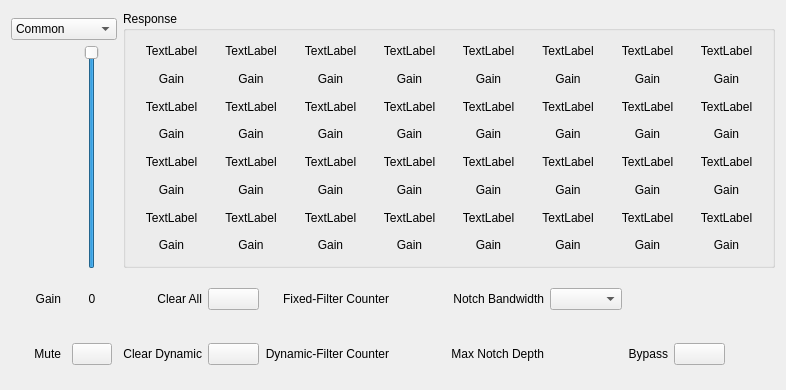
<?xml version="1.0" encoding="UTF-8"?>
<ui version="4.0">
 <class>CfgSettingNFC_FangTu</class>
 <widget class="QWidget" name="CfgSettingNFC_FangTu">
  <property name="geometry">
   <rect>
    <x>0</x>
    <y>0</y>
    <width>786</width>
    <height>390</height>
   </rect>
  </property>
  <property name="windowTitle">
   <string>Form</string>
  </property>
  <layout class="QHBoxLayout" name="horizontalLayout">
   <item>
    <layout class="QGridLayout" name="gridLayout">
     <property name="leftMargin">
      <number>0</number>
     </property>
     <property name="topMargin">
      <number>7</number>
     </property>
     <property name="rightMargin">
      <number>0</number>
     </property>
     <property name="bottomMargin">
      <number>0</number>
     </property>
     <property name="verticalSpacing">
      <number>5</number>
     </property>
     <item row="0" column="0" colspan="2">
      <widget class="QComboBox" name="outmode">
       <item>
        <property name="text">
         <string>Common</string>
        </property>
       </item>
       <item>
        <property name="text">
         <string>Bypass</string>
        </property>
       </item>
       <item>
        <property name="text">
         <string>Mute</string>
        </property>
       </item>
      </widget>
     </item>
     <item row="2" column="1" alignment="Qt::AlignHCenter">
      <widget class="QSlider" name="outgain">
       <property name="minimum">
        <number>-100</number>
       </property>
       <property name="maximum">
        <number>0</number>
       </property>
       <property name="orientation">
        <enum>Qt::Vertical</enum>
       </property>
      </widget>
     </item>
     <item row="4" column="0">
      <widget class="QLabel" name="label">
       <property name="minimumSize">
        <size>
         <width>50</width>
         <height>50</height>
        </size>
       </property>
       <property name="maximumSize">
        <size>
         <width>50</width>
         <height>50</height>
        </size>
       </property>
       <property name="text">
        <string>Gain</string>
       </property>
       <property name="alignment">
        <set>Qt::AlignRight|Qt::AlignTrailing|Qt::AlignVCenter</set>
       </property>
      </widget>
     </item>
     <item row="5" column="1" alignment="Qt::AlignHCenter">
      <widget class="QPushButton" name="pushButton_Mute">
       <property name="text">
        <string/>
       </property>
       <property name="checkable">
        <bool>true</bool>
       </property>
      </widget>
     </item>
     <item row="4" column="1" alignment="Qt::AlignHCenter|Qt::AlignVCenter">
      <widget class="QLabel" name="outgain_label">
       <property name="minimumSize">
        <size>
         <width>50</width>
         <height>18</height>
        </size>
       </property>
       <property name="maximumSize">
        <size>
         <width>50</width>
         <height>18</height>
        </size>
       </property>
       <property name="text">
        <string>0</string>
       </property>
       <property name="alignment">
        <set>Qt::AlignCenter</set>
       </property>
      </widget>
     </item>
     <item row="5" column="0">
      <widget class="QLabel" name="label_10">
       <property name="minimumSize">
        <size>
         <width>50</width>
         <height>50</height>
        </size>
       </property>
       <property name="maximumSize">
        <size>
         <width>50</width>
         <height>50</height>
        </size>
       </property>
       <property name="text">
        <string>Mute</string>
       </property>
       <property name="alignment">
        <set>Qt::AlignRight|Qt::AlignTrailing|Qt::AlignVCenter</set>
       </property>
      </widget>
     </item>
    </layout>
   </item>
   <item>
    <layout class="QVBoxLayout" name="verticalLayout">
     <item>
      <widget class="QGroupBox" name="groupBox">
       <property name="title">
        <string>Response</string>
       </property>
       <layout class="QGridLayout" name="gridLayout_3">
        <item row="0" column="0">
         <widget class="QLabel" name="label_How_1">
          <property name="text">
           <string>TextLabel</string>
          </property>
          <property name="alignment">
           <set>Qt::AlignCenter</set>
          </property>
         </widget>
        </item>
        <item row="0" column="1">
         <widget class="QLabel" name="label_How_2">
          <property name="text">
           <string>TextLabel</string>
          </property>
          <property name="alignment">
           <set>Qt::AlignCenter</set>
          </property>
         </widget>
        </item>
        <item row="0" column="2">
         <widget class="QLabel" name="label_How_3">
          <property name="text">
           <string>TextLabel</string>
          </property>
          <property name="alignment">
           <set>Qt::AlignCenter</set>
          </property>
         </widget>
        </item>
        <item row="0" column="3">
         <widget class="QLabel" name="label_How_4">
          <property name="text">
           <string>TextLabel</string>
          </property>
          <property name="alignment">
           <set>Qt::AlignCenter</set>
          </property>
         </widget>
        </item>
        <item row="0" column="4">
         <widget class="QLabel" name="label_How_5">
          <property name="text">
           <string>TextLabel</string>
          </property>
          <property name="alignment">
           <set>Qt::AlignCenter</set>
          </property>
         </widget>
        </item>
        <item row="0" column="5">
         <widget class="QLabel" name="label_How_6">
          <property name="text">
           <string>TextLabel</string>
          </property>
          <property name="alignment">
           <set>Qt::AlignCenter</set>
          </property>
         </widget>
        </item>
        <item row="0" column="6">
         <widget class="QLabel" name="label_How_7">
          <property name="text">
           <string>TextLabel</string>
          </property>
          <property name="alignment">
           <set>Qt::AlignCenter</set>
          </property>
         </widget>
        </item>
        <item row="0" column="7">
         <widget class="QLabel" name="label_How_8">
          <property name="text">
           <string>TextLabel</string>
          </property>
          <property name="alignment">
           <set>Qt::AlignCenter</set>
          </property>
         </widget>
        </item>
        <item row="1" column="0">
         <widget class="QLabel" name="label_Depth_1">
          <property name="text">
           <string>Gain</string>
          </property>
          <property name="alignment">
           <set>Qt::AlignCenter</set>
          </property>
         </widget>
        </item>
        <item row="1" column="1">
         <widget class="QLabel" name="label_Depth_2">
          <property name="text">
           <string>Gain</string>
          </property>
          <property name="alignment">
           <set>Qt::AlignCenter</set>
          </property>
         </widget>
        </item>
        <item row="1" column="2">
         <widget class="QLabel" name="label_Depth_3">
          <property name="text">
           <string>Gain</string>
          </property>
          <property name="alignment">
           <set>Qt::AlignCenter</set>
          </property>
         </widget>
        </item>
        <item row="1" column="3">
         <widget class="QLabel" name="label_Depth_4">
          <property name="text">
           <string>Gain</string>
          </property>
          <property name="alignment">
           <set>Qt::AlignCenter</set>
          </property>
         </widget>
        </item>
        <item row="1" column="4">
         <widget class="QLabel" name="label_Depth_5">
          <property name="text">
           <string>Gain</string>
          </property>
          <property name="alignment">
           <set>Qt::AlignCenter</set>
          </property>
         </widget>
        </item>
        <item row="1" column="5">
         <widget class="QLabel" name="label_Depth_6">
          <property name="text">
           <string>Gain</string>
          </property>
          <property name="alignment">
           <set>Qt::AlignCenter</set>
          </property>
         </widget>
        </item>
        <item row="1" column="6">
         <widget class="QLabel" name="label_Depth_7">
          <property name="text">
           <string>Gain</string>
          </property>
          <property name="alignment">
           <set>Qt::AlignCenter</set>
          </property>
         </widget>
        </item>
        <item row="1" column="7">
         <widget class="QLabel" name="label_Depth_8">
          <property name="text">
           <string>Gain</string>
          </property>
          <property name="alignment">
           <set>Qt::AlignCenter</set>
          </property>
         </widget>
        </item>
        <item row="2" column="0">
         <widget class="QLabel" name="label_How_9">
          <property name="text">
           <string>TextLabel</string>
          </property>
          <property name="alignment">
           <set>Qt::AlignCenter</set>
          </property>
         </widget>
        </item>
        <item row="2" column="1">
         <widget class="QLabel" name="label_How_10">
          <property name="text">
           <string>TextLabel</string>
          </property>
          <property name="alignment">
           <set>Qt::AlignCenter</set>
          </property>
         </widget>
        </item>
        <item row="2" column="2">
         <widget class="QLabel" name="label_How_11">
          <property name="text">
           <string>TextLabel</string>
          </property>
          <property name="alignment">
           <set>Qt::AlignCenter</set>
          </property>
         </widget>
        </item>
        <item row="2" column="3">
         <widget class="QLabel" name="label_How_12">
          <property name="text">
           <string>TextLabel</string>
          </property>
          <property name="alignment">
           <set>Qt::AlignCenter</set>
          </property>
         </widget>
        </item>
        <item row="2" column="4">
         <widget class="QLabel" name="label_How_13">
          <property name="text">
           <string>TextLabel</string>
          </property>
          <property name="alignment">
           <set>Qt::AlignCenter</set>
          </property>
         </widget>
        </item>
        <item row="2" column="5">
         <widget class="QLabel" name="label_How_14">
          <property name="text">
           <string>TextLabel</string>
          </property>
          <property name="alignment">
           <set>Qt::AlignCenter</set>
          </property>
         </widget>
        </item>
        <item row="2" column="6">
         <widget class="QLabel" name="label_How_15">
          <property name="text">
           <string>TextLabel</string>
          </property>
          <property name="alignment">
           <set>Qt::AlignCenter</set>
          </property>
         </widget>
        </item>
        <item row="2" column="7">
         <widget class="QLabel" name="label_How_16">
          <property name="text">
           <string>TextLabel</string>
          </property>
          <property name="alignment">
           <set>Qt::AlignCenter</set>
          </property>
         </widget>
        </item>
        <item row="3" column="0">
         <widget class="QLabel" name="label_Depth_9">
          <property name="text">
           <string>Gain</string>
          </property>
          <property name="alignment">
           <set>Qt::AlignCenter</set>
          </property>
         </widget>
        </item>
        <item row="3" column="1">
         <widget class="QLabel" name="label_Depth_10">
          <property name="text">
           <string>Gain</string>
          </property>
          <property name="alignment">
           <set>Qt::AlignCenter</set>
          </property>
         </widget>
        </item>
        <item row="3" column="2">
         <widget class="QLabel" name="label_Depth_11">
          <property name="text">
           <string>Gain</string>
          </property>
          <property name="alignment">
           <set>Qt::AlignCenter</set>
          </property>
         </widget>
        </item>
        <item row="3" column="3">
         <widget class="QLabel" name="label_Depth_12">
          <property name="text">
           <string>Gain</string>
          </property>
          <property name="alignment">
           <set>Qt::AlignCenter</set>
          </property>
         </widget>
        </item>
        <item row="3" column="4">
         <widget class="QLabel" name="label_Depth_13">
          <property name="text">
           <string>Gain</string>
          </property>
          <property name="alignment">
           <set>Qt::AlignCenter</set>
          </property>
         </widget>
        </item>
        <item row="3" column="5">
         <widget class="QLabel" name="label_Depth_14">
          <property name="text">
           <string>Gain</string>
          </property>
          <property name="alignment">
           <set>Qt::AlignCenter</set>
          </property>
         </widget>
        </item>
        <item row="3" column="6">
         <widget class="QLabel" name="label_Depth_15">
          <property name="text">
           <string>Gain</string>
          </property>
          <property name="alignment">
           <set>Qt::AlignCenter</set>
          </property>
         </widget>
        </item>
        <item row="3" column="7">
         <widget class="QLabel" name="label_Depth_16">
          <property name="text">
           <string>Gain</string>
          </property>
          <property name="alignment">
           <set>Qt::AlignCenter</set>
          </property>
         </widget>
        </item>
        <item row="4" column="0">
         <widget class="QLabel" name="label_How_17">
          <property name="text">
           <string>TextLabel</string>
          </property>
          <property name="alignment">
           <set>Qt::AlignCenter</set>
          </property>
         </widget>
        </item>
        <item row="4" column="1">
         <widget class="QLabel" name="label_How_18">
          <property name="text">
           <string>TextLabel</string>
          </property>
          <property name="alignment">
           <set>Qt::AlignCenter</set>
          </property>
         </widget>
        </item>
        <item row="4" column="2">
         <widget class="QLabel" name="label_How_19">
          <property name="text">
           <string>TextLabel</string>
          </property>
          <property name="alignment">
           <set>Qt::AlignCenter</set>
          </property>
         </widget>
        </item>
        <item row="4" column="3">
         <widget class="QLabel" name="label_How_20">
          <property name="text">
           <string>TextLabel</string>
          </property>
          <property name="alignment">
           <set>Qt::AlignCenter</set>
          </property>
         </widget>
        </item>
        <item row="4" column="4">
         <widget class="QLabel" name="label_How_21">
          <property name="text">
           <string>TextLabel</string>
          </property>
          <property name="alignment">
           <set>Qt::AlignCenter</set>
          </property>
         </widget>
        </item>
        <item row="4" column="5">
         <widget class="QLabel" name="label_How_22">
          <property name="text">
           <string>TextLabel</string>
          </property>
          <property name="alignment">
           <set>Qt::AlignCenter</set>
          </property>
         </widget>
        </item>
        <item row="4" column="6">
         <widget class="QLabel" name="label_How_23">
          <property name="text">
           <string>TextLabel</string>
          </property>
          <property name="alignment">
           <set>Qt::AlignCenter</set>
          </property>
         </widget>
        </item>
        <item row="4" column="7">
         <widget class="QLabel" name="label_How_24">
          <property name="text">
           <string>TextLabel</string>
          </property>
          <property name="alignment">
           <set>Qt::AlignCenter</set>
          </property>
         </widget>
        </item>
        <item row="5" column="0">
         <widget class="QLabel" name="label_Depth_17">
          <property name="text">
           <string>Gain</string>
          </property>
          <property name="alignment">
           <set>Qt::AlignCenter</set>
          </property>
         </widget>
        </item>
        <item row="5" column="1">
         <widget class="QLabel" name="label_Depth_18">
          <property name="text">
           <string>Gain</string>
          </property>
          <property name="alignment">
           <set>Qt::AlignCenter</set>
          </property>
         </widget>
        </item>
        <item row="5" column="2">
         <widget class="QLabel" name="label_Depth_19">
          <property name="text">
           <string>Gain</string>
          </property>
          <property name="alignment">
           <set>Qt::AlignCenter</set>
          </property>
         </widget>
        </item>
        <item row="5" column="3">
         <widget class="QLabel" name="label_Depth_20">
          <property name="text">
           <string>Gain</string>
          </property>
          <property name="alignment">
           <set>Qt::AlignCenter</set>
          </property>
         </widget>
        </item>
        <item row="5" column="4">
         <widget class="QLabel" name="label_Depth_21">
          <property name="text">
           <string>Gain</string>
          </property>
          <property name="alignment">
           <set>Qt::AlignCenter</set>
          </property>
         </widget>
        </item>
        <item row="5" column="5">
         <widget class="QLabel" name="label_Depth_22">
          <property name="text">
           <string>Gain</string>
          </property>
          <property name="alignment">
           <set>Qt::AlignCenter</set>
          </property>
         </widget>
        </item>
        <item row="5" column="6">
         <widget class="QLabel" name="label_Depth_23">
          <property name="text">
           <string>Gain</string>
          </property>
          <property name="alignment">
           <set>Qt::AlignCenter</set>
          </property>
         </widget>
        </item>
        <item row="5" column="7">
         <widget class="QLabel" name="label_Depth_24">
          <property name="text">
           <string>Gain</string>
          </property>
          <property name="alignment">
           <set>Qt::AlignCenter</set>
          </property>
         </widget>
        </item>
        <item row="6" column="0">
         <widget class="QLabel" name="label_How_25">
          <property name="text">
           <string>TextLabel</string>
          </property>
          <property name="alignment">
           <set>Qt::AlignCenter</set>
          </property>
         </widget>
        </item>
        <item row="6" column="1">
         <widget class="QLabel" name="label_How_26">
          <property name="text">
           <string>TextLabel</string>
          </property>
          <property name="alignment">
           <set>Qt::AlignCenter</set>
          </property>
         </widget>
        </item>
        <item row="6" column="2">
         <widget class="QLabel" name="label_How_27">
          <property name="text">
           <string>TextLabel</string>
          </property>
          <property name="alignment">
           <set>Qt::AlignCenter</set>
          </property>
         </widget>
        </item>
        <item row="6" column="3">
         <widget class="QLabel" name="label_How_28">
          <property name="text">
           <string>TextLabel</string>
          </property>
          <property name="alignment">
           <set>Qt::AlignCenter</set>
          </property>
         </widget>
        </item>
        <item row="6" column="4">
         <widget class="QLabel" name="label_How_29">
          <property name="text">
           <string>TextLabel</string>
          </property>
          <property name="alignment">
           <set>Qt::AlignCenter</set>
          </property>
         </widget>
        </item>
        <item row="6" column="5">
         <widget class="QLabel" name="label_How_30">
          <property name="text">
           <string>TextLabel</string>
          </property>
          <property name="alignment">
           <set>Qt::AlignCenter</set>
          </property>
         </widget>
        </item>
        <item row="6" column="6">
         <widget class="QLabel" name="label_How_31">
          <property name="text">
           <string>TextLabel</string>
          </property>
          <property name="alignment">
           <set>Qt::AlignCenter</set>
          </property>
         </widget>
        </item>
        <item row="6" column="7">
         <widget class="QLabel" name="label_How_32">
          <property name="text">
           <string>TextLabel</string>
          </property>
          <property name="alignment">
           <set>Qt::AlignCenter</set>
          </property>
         </widget>
        </item>
        <item row="7" column="0">
         <widget class="QLabel" name="label_Depth_25">
          <property name="text">
           <string>Gain</string>
          </property>
          <property name="alignment">
           <set>Qt::AlignCenter</set>
          </property>
         </widget>
        </item>
        <item row="7" column="1">
         <widget class="QLabel" name="label_Depth_26">
          <property name="text">
           <string>Gain</string>
          </property>
          <property name="alignment">
           <set>Qt::AlignCenter</set>
          </property>
         </widget>
        </item>
        <item row="7" column="2">
         <widget class="QLabel" name="label_Depth_27">
          <property name="text">
           <string>Gain</string>
          </property>
          <property name="alignment">
           <set>Qt::AlignCenter</set>
          </property>
         </widget>
        </item>
        <item row="7" column="3">
         <widget class="QLabel" name="label_Depth_28">
          <property name="text">
           <string>Gain</string>
          </property>
          <property name="alignment">
           <set>Qt::AlignCenter</set>
          </property>
         </widget>
        </item>
        <item row="7" column="4">
         <widget class="QLabel" name="label_Depth_29">
          <property name="text">
           <string>Gain</string>
          </property>
          <property name="alignment">
           <set>Qt::AlignCenter</set>
          </property>
         </widget>
        </item>
        <item row="7" column="5">
         <widget class="QLabel" name="label_Depth_30">
          <property name="text">
           <string>Gain</string>
          </property>
          <property name="alignment">
           <set>Qt::AlignCenter</set>
          </property>
         </widget>
        </item>
        <item row="7" column="6">
         <widget class="QLabel" name="label_Depth_31">
          <property name="text">
           <string>Gain</string>
          </property>
          <property name="alignment">
           <set>Qt::AlignCenter</set>
          </property>
         </widget>
        </item>
        <item row="7" column="7">
         <widget class="QLabel" name="label_Depth_32">
          <property name="text">
           <string>Gain</string>
          </property>
          <property name="alignment">
           <set>Qt::AlignCenter</set>
          </property>
         </widget>
        </item>
       </layout>
      </widget>
     </item>
     <item>
      <layout class="QGridLayout" name="gridLayout_2">
       <property name="verticalSpacing">
        <number>5</number>
       </property>
       <item row="1" column="3">
        <widget class="ConfigGainWidget" name="dynamicfilter" native="true">
         <property name="minimumSize">
          <size>
           <width>50</width>
           <height>50</height>
          </size>
         </property>
         <property name="maximumSize">
          <size>
           <width>50</width>
           <height>50</height>
          </size>
         </property>
        </widget>
       </item>
       <item row="1" column="8" alignment="Qt::AlignHCenter">
        <widget class="QPushButton" name="pushButton_Bypass">
         <property name="minimumSize">
          <size>
           <width>51</width>
           <height>0</height>
          </size>
         </property>
         <property name="text">
          <string/>
         </property>
         <property name="checkable">
          <bool>true</bool>
         </property>
        </widget>
       </item>
       <item row="1" column="0">
        <widget class="QLabel" name="label_7">
         <property name="text">
          <string>Clear Dynamic</string>
         </property>
         <property name="alignment">
          <set>Qt::AlignRight|Qt::AlignTrailing|Qt::AlignVCenter</set>
         </property>
        </widget>
       </item>
       <item row="1" column="6" alignment="Qt::AlignHCenter|Qt::AlignVCenter">
        <widget class="ConfigGainWidget" name="maxnotchdepth" native="true">
         <property name="minimumSize">
          <size>
           <width>50</width>
           <height>50</height>
          </size>
         </property>
         <property name="maximumSize">
          <size>
           <width>50</width>
           <height>50</height>
          </size>
         </property>
        </widget>
       </item>
       <item row="1" column="4">
        <widget class="QLabel" name="label_5">
         <property name="text">
          <string>Max Notch Depth</string>
         </property>
         <property name="alignment">
          <set>Qt::AlignRight|Qt::AlignTrailing|Qt::AlignVCenter</set>
         </property>
         <property name="wordWrap">
          <bool>true</bool>
         </property>
        </widget>
       </item>
       <item row="0" column="0">
        <widget class="QLabel" name="label_6">
         <property name="text">
          <string>Clear All</string>
         </property>
         <property name="alignment">
          <set>Qt::AlignRight|Qt::AlignTrailing|Qt::AlignVCenter</set>
         </property>
        </widget>
       </item>
       <item row="0" column="2">
        <widget class="QLabel" name="label_2">
         <property name="text">
          <string>Fixed-Filter Counter</string>
         </property>
         <property name="alignment">
          <set>Qt::AlignRight|Qt::AlignTrailing|Qt::AlignVCenter</set>
         </property>
         <property name="wordWrap">
          <bool>true</bool>
         </property>
        </widget>
       </item>
       <item row="1" column="7">
        <widget class="QLabel" name="label_8">
         <property name="text">
          <string>Bypass</string>
         </property>
         <property name="alignment">
          <set>Qt::AlignRight|Qt::AlignTrailing|Qt::AlignVCenter</set>
         </property>
        </widget>
       </item>
       <item row="1" column="1" alignment="Qt::AlignHCenter">
        <widget class="QPushButton" name="pushButton_2">
         <property name="minimumSize">
          <size>
           <width>51</width>
           <height>0</height>
          </size>
         </property>
         <property name="text">
          <string/>
         </property>
        </widget>
       </item>
       <item row="0" column="6">
        <widget class="QComboBox" name="notchbandwidth"/>
       </item>
       <item row="0" column="3">
        <widget class="ConfigGainWidget" name="fixedfilter" native="true">
         <property name="minimumSize">
          <size>
           <width>50</width>
           <height>50</height>
          </size>
         </property>
         <property name="maximumSize">
          <size>
           <width>50</width>
           <height>50</height>
          </size>
         </property>
        </widget>
       </item>
       <item row="0" column="1" alignment="Qt::AlignHCenter">
        <widget class="QPushButton" name="pushButton">
         <property name="minimumSize">
          <size>
           <width>51</width>
           <height>0</height>
          </size>
         </property>
         <property name="text">
          <string/>
         </property>
        </widget>
       </item>
       <item row="0" column="4">
        <widget class="QLabel" name="label_4">
         <property name="text">
          <string>Notch Bandwidth</string>
         </property>
         <property name="alignment">
          <set>Qt::AlignRight|Qt::AlignTrailing|Qt::AlignVCenter</set>
         </property>
         <property name="wordWrap">
          <bool>true</bool>
         </property>
        </widget>
       </item>
       <item row="1" column="2">
        <widget class="QLabel" name="label_3">
         <property name="text">
          <string>Dynamic-Filter Counter</string>
         </property>
         <property name="alignment">
          <set>Qt::AlignRight|Qt::AlignTrailing|Qt::AlignVCenter</set>
         </property>
         <property name="wordWrap">
          <bool>true</bool>
         </property>
        </widget>
       </item>
       <item row="1" column="9">
        <spacer name="horizontalSpacer">
         <property name="orientation">
          <enum>Qt::Horizontal</enum>
         </property>
         <property name="sizeHint" stdset="0">
          <size>
           <width>10</width>
           <height>20</height>
          </size>
         </property>
        </spacer>
       </item>
      </layout>
     </item>
    </layout>
   </item>
  </layout>
 </widget>
 <customwidgets>
  <customwidget>
   <class>ConfigGainWidget</class>
   <extends>QWidget</extends>
   <header>customWidget/configgainwidget.h</header>
   <container>1</container>
  </customwidget>
 </customwidgets>
 <resources/>
 <connections/>
</ui>
